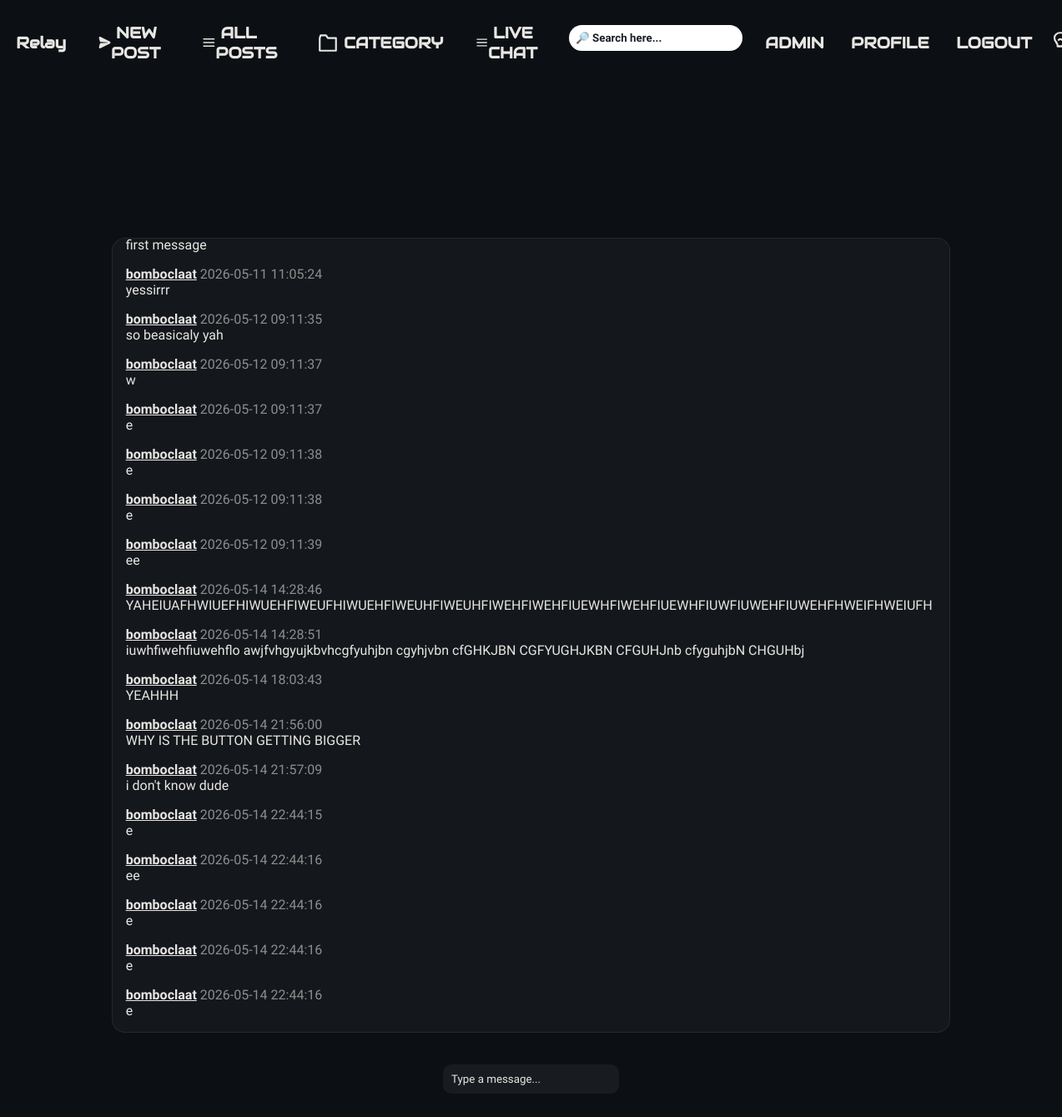
Page /livechat (signed in) on the committed database.
### tables this page shows
CREATE TABLE chat ("id" INTEGER PRIMARY KEY AUTOINCREMENT, "user_id" INTEGER NOT NULL REFERENCES users(id), "message" TEXT NOT NULL, "time" TEXT NOT NULL);

CREATE TABLE "users" (
    id INTEGER PRIMARY KEY AUTOINCREMENT,
    "name" TEXT UNIQUE,
    password TEXT
, imageurl TEXT, email TEXT);

### app.py (the view)
@app.route("/livechat")
def livechat():
    if "user_id" not in session:
        return redirect(url_for("login"))
    sql = """
        SELECT chat.message, chat.time, users.name
        FROM chat
        JOIN users ON chat.user_id = users.id
        ORDER BY chat.id ASC;
    """
    messages = query_db(sql)
    return render_template("livechat.html", messages=messages)

### app.py (called while the page is built)
def get_db():
    db = getattr(g, "_database", None)
    if db is None:
        db = g._database = sqlite3.connect(DATABASE)
    return db

@app.teardown_appcontext
def close_connection(exception):
    db = getattr(g, "_database", None)
    if db is not None:
        db.close()

def query_db(query, args=(), one=False):
    cur = get_db().execute(query, args)
    rv = cur.fetchall()
    cur.close()
    return (rv[0] if rv else None) if one else rv

### templates/livechat.html (shortened to what this page needs)
{% extends "layout.html" %}
{% block body %}
<div class="chat-centered-content">
    <div id="chat-box" class="chat-box">
        {% for message in messages %}
        <div class="chat-message">
            <div class="chat-meta">
                <a style="text-decoration:underline; font-weight:600;"
                    href="{{ url_for('userposts', username=message[2]) }}">{{ message[2] }}</a>
                <span>{{ message[1] }}</span>
            </div>
            <div class="chat-text">{{ message[0] }}</div>
        </div>
        {% endfor %}
    </div>
    <form id="chat-form">
        <input type="text" id="message-input" class="chat-input" placeholder="Type a message..." autocomplete="off"
            maxlength="100" required>
    </form>
</div>
{% endblock %}

### static/style.css (style rules this page uses)
:root { --background: #0c1014; --box-background: rgba(255, 255, 255, 0.035); --post-background: #2a2a2a; --input-background: rgba(255, 255, 255, 0.05); --font: #e8e6e3; --muted-font: #8d8d8d; --heading-font: "Audiowide", sans-serif; --body-font: "Google Sans", monospace; --coloured-element: #4066ff; --error-red: #ef4444; --sidebar-font-size: 0.8vw; --reply-font: calc(0.5vh + 0.5vw); --reply-line: calc(2vh + 2vw); --navbar-font-size: calc(0.59vh + 0.59vw); --navbar-title-size: 1.5vw; --box-border: 1px solid rgba(255, 255, 255, 0.07); --box-border-radius: 16px; --nav-box-shadow: rgba(226, 226, 226, 0.73); }
* { font-family: var(--body-font); box-sizing: border-box; }
body { background: var(--background); color: var(--font); overflow-x: hidden; overscroll-behavior-x: none; }
a { text-decoration: none; color: var(--font); font-weight: 520; }
form { display: flex; flex-direction: column; gap: 15px; }
input, textarea { padding: 10px; border-radius: 6px; border: none; outline: none; color: var(--input-font); background: var(--input-background); font-family: 'Google Sans', monospace; }
input::placeholder, textarea::placeholder { color: var(--font-muted); }
.chat-centered-content { display: flex; flex-direction: column; align-items: center; margin-top: 10vh; gap: 2vh; }
.chat-box { background: var(--box-background); border: var(--box-border); width: 80%; padding: 1em; margin-top: 0; gap: 1em; height: 50vh; overflow-y: auto; display: flex; flex-direction: column; border-radius: var(--box-border-radius) }
.chat-input { height: 100%; background: var(--input-background); border-radius: 10px; border: none; }
.chat-meta { color: var(--muted-font) !important; }

### rows in the picture
chat: message "first message"
chat: name "bomboclaat", time "2026-05-11 11:05:24", message "yessirrr"
chat: name "bomboclaat", time "2026-05-12 09:11:35", message "so beasicaly yah"
chat: name "bomboclaat", time "2026-05-12 09:11:37", message "w"
chat: name "bomboclaat", time "2026-05-12 09:11:37", message "e"
chat: name "bomboclaat", time "2026-05-12 09:11:38", message "e"
chat: name "bomboclaat", time "2026-05-12 09:11:38", message "e"
chat: name "bomboclaat", time "2026-05-12 09:11:39", message "ee"
chat: name "bomboclaat", time "2026-05-14 14:28:46", message "YAHEIUAFHWIUEFHIWUEHFIWEUFHIWUEHFIWEUHFIWEUHFIWEHFIWEHFIUEWHFIWEHFIUEWHFIUWFIUWEHFIUWEHFHWEIFHWEIUFH"
chat: name "bomboclaat", time "2026-05-14 14:28:51", message "iuwhfiwehfiuwehflo awjfvhgyujkbvhcgfyuhjbn cgyhjvbn cfGHKJBN CGFYUGHJKBN CFGUHJnb cfyguhjbN CHGUHbj"
chat: name "bomboclaat", time "2026-05-14 18:03:43", message "YEAHHH"
chat: name "bomboclaat", time "2026-05-14 21:56:00", message "WHY IS THE BUTTON GETTING BIGGER"
chat: name "bomboclaat", time "2026-05-14 21:57:09", message "i don't know dude"
chat: name "bomboclaat", time "2026-05-14 22:44:15", message "e"
chat: name "bomboclaat", time "2026-05-14 22:44:16", message "ee"
chat: name "bomboclaat", time "2026-05-14 22:44:16", message "e"
chat: name "bomboclaat", time "2026-05-14 22:44:16", message "e"
chat: name "bomboclaat", time "2026-05-14 22:44:16", message "e"
